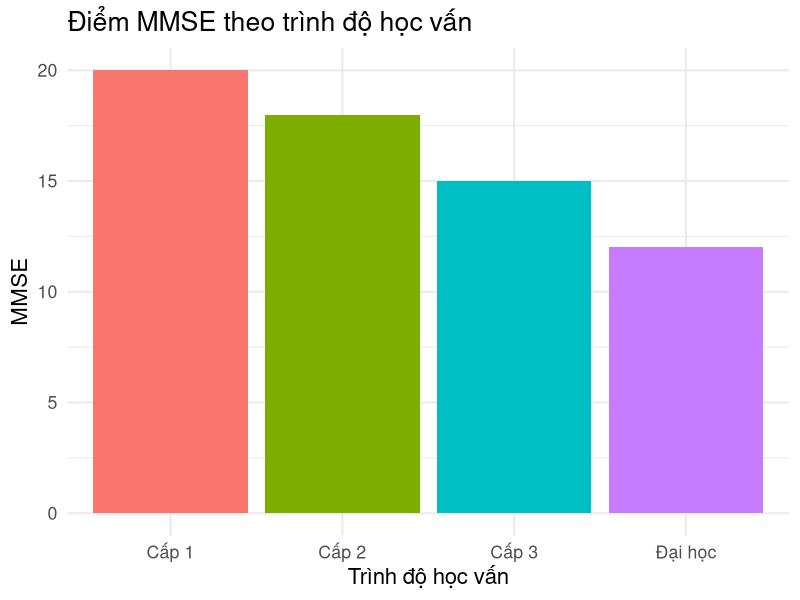

This chart was generated by the following R code:
## ---- chunk 1
#| message: false
#| warning: false
#| include: false
#| paged-print: false
library(tidyverse)
library(ggplot2)
library(flextable)
## ---- chunk 2
#| message: false
#| warning: false
#| include: false
#| paged-print: false
library(tidyverse)
library(ggplot2)
library(flextable)
## ---- chunk 3
#| include: false
df <- data.frame(
  Name = c("Nguyễn Văn A", "Trần Thị B", "Lê Văn C", "Nguyễn Thị D"),
  Age = c(65, 70, 75, 80),
  Education = c("Cấp 1", "Cấp 2", "Cấp 3", "Đại học"),
  MMSE = c(20, 18, 15, 12)
) %>%
  mutate(Education = factor(Education, levels = c("Cấp 1", "Cấp 2", "Cấp 3", "Đại học")))
## ---- chunk 4
# Lưu biểu đồ vào thư mục img để chèn vào poster
mmse_plot <- ggplot(df, aes(x = Education, y = MMSE, fill = Education)) +
  geom_col(show.legend = FALSE) +
  labs(title = "Điểm MMSE theo trình độ học vấn", x = "Trình độ học vấn", y = "MMSE") +
  theme_minimal(base_size = 16)

ggsave("img/mmse_plot.png", mmse_plot, width = 8, height = 5, dpi = 300)
## ---- chunk 5
flextable::flextable(df) %>%
  flextable::set_caption("🧠 Bảng điểm MMSE theo từng đối tượng") %>%
  flextable::autofit()
